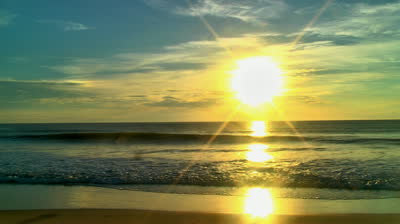
%> input picture App Design/background.jpg, 400 x 224 px
$ octave beach_yippee_mask.m   (GNU Octave 9; MATLAB toolbox functions it lacks are replaced by stand-ins)
%> lines starting %> are read from the running program, lines starting %| are printed output that depends on the picture; in (x1, y1, x2, y2) boxes, pixels count from 0 and x2, y2 are one past the last pixel; in counts of white or black regions, pixels touching at a corner belong together; the program's own positions count from 1
clc,clear all, echo off
fc=imread('background.jpg');
%> fc is the input picture: size 224x400x3 uint8; mean R, G, B 123.9, 132.8, 89.3
[r,c,d]=size(fc);
%> r = 224; c = 400; d = 3
figure(11)%background/hawaii sunset maui beach
image(fc)
disp('pause')
pause
fc1=imread('yippee.jpg');
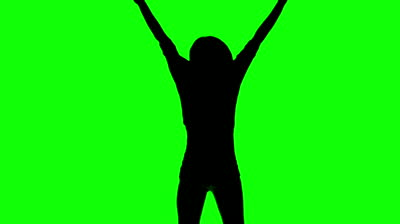
%> input picture App Design/yippee.jpg, 400 x 224 px
%> fc1 is the input picture: size 224x400x3 uint8; mean R, G, B 15.1, 222.2, 6.5
[r1,c1,d1]=size(fc1);
%> r1 = 224; c1 = 400; d1 = 3
figure(211)%yippee
image(fc1)
disp('pause')
pause


r,r1,c,c1,
%> after `r`: r = 224
%> after `r1`: r1 = 224
%> after `c`: c = 400
%> after `c1`: c1 = 400

 % fc  is maui beach
 % fc1 is yippee


 redfc1=fc1(:,:,1);
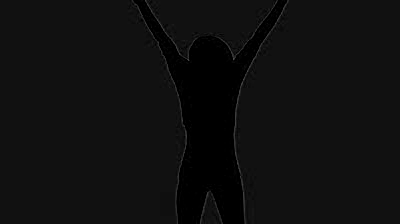
%> redfc1: size 224x400 uint8; min 0, max 78, mean 15.1
 greenfc1=fc1(:,:,2);
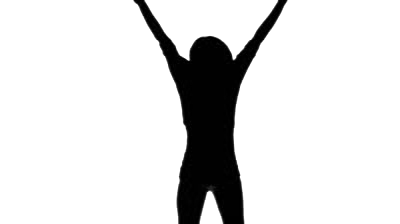
%> greenfc1: size 224x400 uint8; min 0, max 255, mean 222.2
 bluefc1=fc1(:,:,3);
 mask_g=greenfc1>240;% finding green on yippee
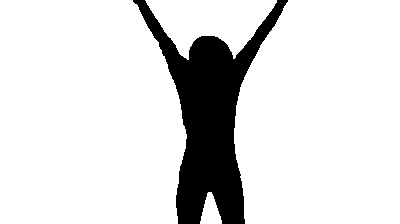
%> mask_g: size 224x400 logical; 86.5% white; 1 black region, box (x1, y1, x2, y2) and area: (133, 0, 288, 224) 12137
 maskfc1=cat(3,mask_g,mask_g,mask_g);
 yippe_beach=fc1;
 yippe_beach(maskfc1)=fc(maskfc1);
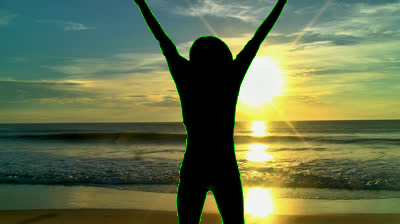
%> yippe_beach: size 224x400x3 uint8; mean R, G, B 100.9, 112.9, 76.9
 %take same locations on maui beach
 %and place "RGB"values on yippee
 figure(287),image(yippe_beach)
 disp('thank you')
 disp('the end')
